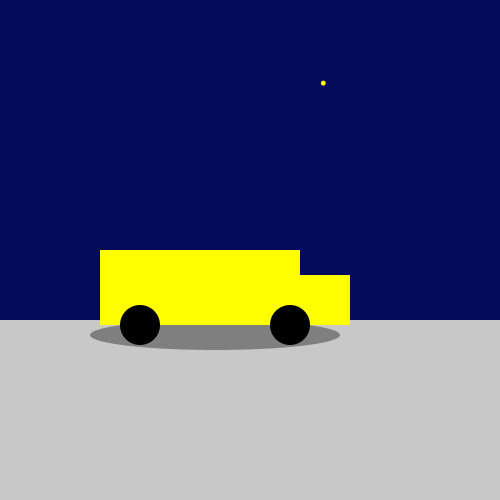
Frame 1 (no input)
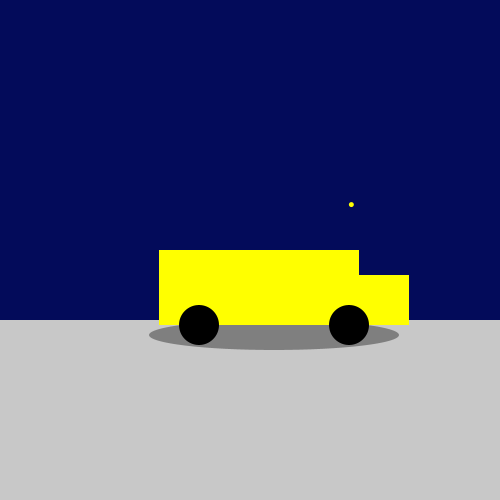
Frame 60 (the mouse pressed at the canvas centre just before this capture)
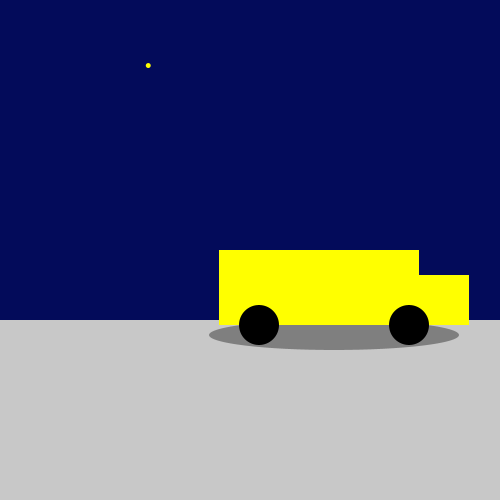
Frame 120 (the mouse held since frame 60 and released just before this capture)

The Processing sketch that drew these frames (run headless with seeded random() and noise(); from frame 60 on, the mouse is pressed at the canvas centre):

// Processing sketch: car
// ── car.pde
int x;
void setup() {
  size(500, 500);
}

void draw() {
  background(3, 11, 90);
  noStroke();
  fill(255,255,0);
  ellipse(random(0,500),random(0,320),5,5);

  //ROAD
  fill(200);
  rect(0, 320, 500, 180);
  
 //SHADOW
  fill(127);
  ellipse(215+x, 335, 250, 30);

  //BUS
  fill(255, 255, 0);
  rect(x+100, 250, 200, 75);
  rect(x+300, 275, 50, 50);
 
  //WHEELS
  fill(0);
  ellipse(140+x, 325, 40, 40);
  ellipse(290+x, 325, 40, 40);
  
  //MAKE CAR MOVE
  if(x>=0){
  x++;}
  else{
   x--; 
  }
}
